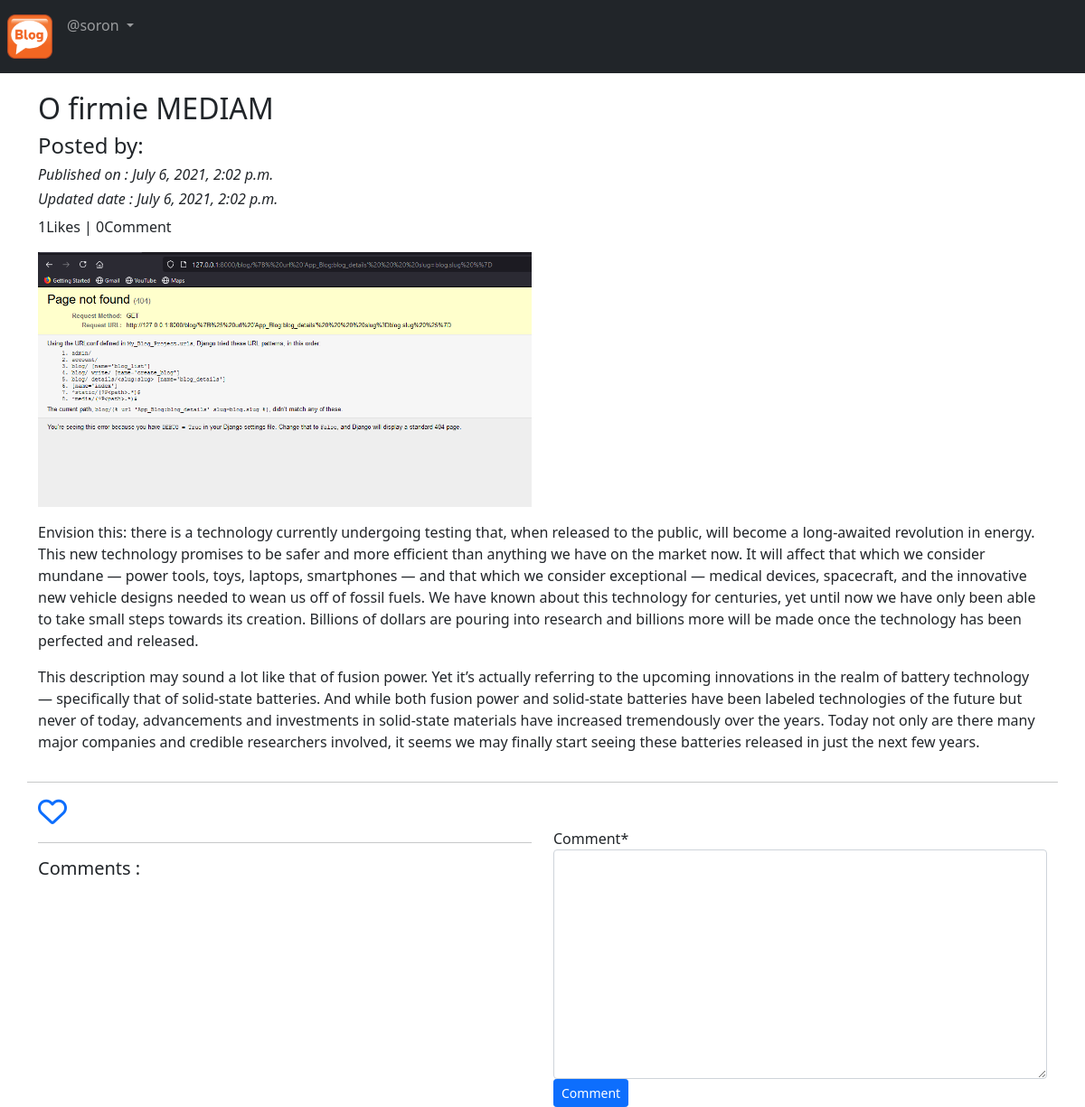
Page /blog/details/_O_ _f_i_r_m_i_e_ _M_E_D_I_A_M_-62fe48ad-a9dc-433d-9192-795e775bab16/ (signed in) on the committed database.
### App_Blog/models.py (models this page shows, shortened)
class Blog(models.Model):
    author = models.ForeignKey(User,on_delete=models.CASCADE,related_name='post_author')
    blog_title=models.CharField(max_length=264,verbose_name='Put a title' )
    slug=models.SlugField(max_length=264,unique=True)
    blog_content=models.TextField(verbose_name='What is in your mind')
    blog_image=models.ImageField(upload_to='blog_pics',verbose_name='Image')
    publish_date=models.DateTimeField(auto_now_add=True)
    update_date=models.DateTimeField(auto_now=True)
    class Meta:
        ordering=('-publish_date', )

### App_Blog/views.py (the view, shortened to what this page needs)
# urls.py: path('details/<slug>/',views.blog_details,name='blog_details'),
@login_required
def blog_details(request,slug):
    blog=Blog.objects.get(slug=slug)
    comment_form=CommentForm()
    already_liked=Likes.objects.filter(blog=blog,user=request.user)
    if already_liked:
        liked=True
    else:
        liked=False
    return render(request,'App_Blog/blog_details.html', context={'blog':blog,'comment_form':comment_form,'liked':liked})

### App_Blog/forms.py
class CommentForm(forms.ModelForm):
    class Meta:
        model=Comment
        fields=('comment',)

### templates/App_Blog/blog_details.html (shortened to what this page needs)
{% extends 'base.html' %}
{%load crispy_forms_tags %}
{% block body_block %}
<div class="row">
  <div class="col-sm-6">
    <h2>{{blog.blog_title}}</h2>
    <h4>Posted by: {{blog.blog_author}}</h4>
    <i><h6> Published on : {{blog.publish_date}}</h6></i>
    <i><h6>Updated date : {{blog.update_date}}</h6></i>
  </div>
  <p>{{blog.liked_blog.count}}Likes | {{blog.comment_blog.count}}Comment</p>
  <div class="col-sm-6">
    <img src="/media/{{blog.blog_image}}" width="100%">
  </div>
  <p>
    {{blog.blog_content|linebreaks}}
  </p>
  <hr>
</div>
<div class="">
  {% if not liked %}
  <a href="{% url 'App_Blog:liked_post' pk=blog.pk %}">
    <i class="far fa-heart fa-2x"></i>
  </a>
  {% else %}
  <a href="{% url 'App_Blog:unlike_post' pk=blog.pk %}">
    <i class="fas fa-heart fa-2x"></i>
  </a>
  {% endif %}
</div>
<div class="row">
  <div class="col-sm-6">
    <hr>
    <h5>Comments :</h5>
  </div>
  <div class="col-sm-6">
    <form  method="POST">
      {{comment_form|crispy}}
      <button type="submit" class="btn btn-primary btn-sm">Comment</button>
    </form>
  </div>
</div>
{% endblock %}

### templates/base.html (shortened to what this page needs)
<!DOCTYPE html>
<html lang="en" dir="ltr">
  <head>
<link href="https://cdn.jsdelivr.net/npm/bootstrap@5.0.2/dist/css/bootstrap.min.css" rel="stylesheet">
  </head>
   <body>
    <nav class="navbar navbar-expand-sm bg-dark navbar-dark">
      <ul class="navbar-nav">
        <li class="nav-item-active">
          <a class="nav-link" href="{% url 'index' %}"><img src="/media/logo.png" width="50px" alt=""></a>
        </li>
        {% if user.is_authenticated %}
        <div class="nav-item dropdown">
          <a class="nav-link dropdown-toggle" href="#" id="navbardrop"  data-bs-toggle="dropdown" role="button">
            @{{user.username}}
          </a>
        </div>
        {% endif %}
      </ul>
    </nav>
    <div class="container" style="padding-top:20px">
      {% block body_block %}
      {% endblock %}
    </div>
  </body>
</html>

### rows in the picture
Blog: blog_title "O firmie MEDIAM", publish_date "July 6, 2021, 2:02 p.m.", update_date "July 6, 2021, 2:02 p.m.", liked_blog.count "1", comment_blog.count "0", blog_image (picture), blog_content "Envision this: there is a technology currently undergoing testing that, when released to the public, will become a long-awaited revolution in energy. This new technology promises to be safer and more efficient than anything we have on the market now. It will affect that which we consider mundane — power tools, toys, laptops, smartphones — and that which we consider exceptional — medical devices, spacecraft, and the innovative new vehicle designs needed to wean us off of fossil fuels. We have known about this technology for centuries, yet until now we have only been able to take small steps towards its creation. Billions of dollars are pouring into research and billions more will be made…"

### other values in the picture
{{ user.username }} "soron"
